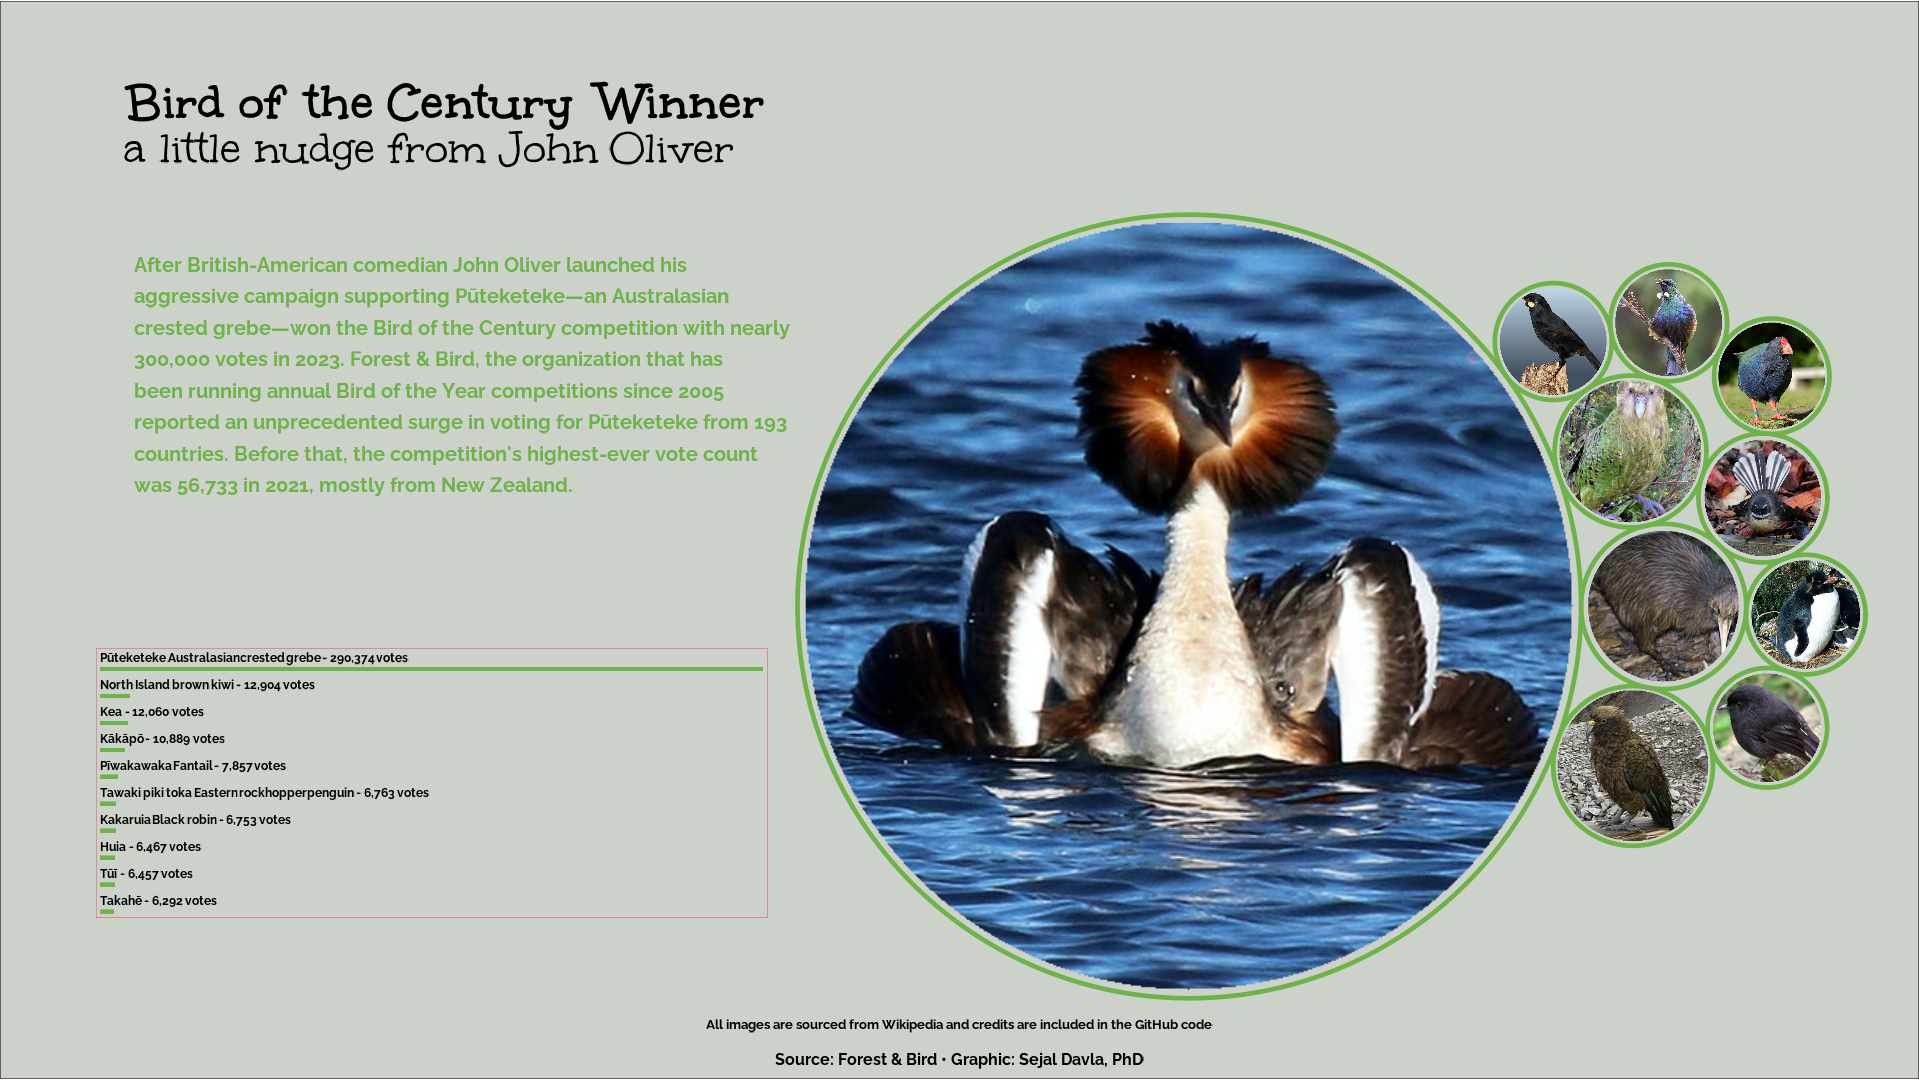

This figure's R source:
# load packages

library(tidyverse)
library(packcircles)
library(ggimage)
library(ggtext)
library(cropcircles)
library(cowplot)
library(sysfonts)
library(ragg)
library(showtext)


# data source: https://www.forestandbird.org.nz/resources/bird-century-winner-announced-puteketeke-pandemonium-prevails

df <- tibble(
  birds = c("Pūteketeke",
            "Kiwi",
            "Kea",
            "Kākāpō",
            "Fantail",
            "Eastern rockhopper penguin",
            "Black robin",
            "Huia",
            "Tūī",
            "Takahē"),
  label = c("Pūteketeke Australasian crested grebe",
            "North Island brown kiwi",
            "Kea",
            "Kākāpō",
            "Pīwakawaka Fantail",
            "Tawaki piki toka Eastern rockhopper penguin",
            "Kakaruia Black robin",
            "Huia",
            "Tūī",
            "Takahē"),
  votes = c(290374,
            12904,
            12060,
            10889,
            7857,
            6763,
            6753,
            6467,
            6457,
            6292),
  images = c("putkeke.png",
             "kiwi.png",
             "kea.png",
             "kakapo.png",
             "fantail.png",
             "penguin.png",
             "robin.png",
             "huia.png",
             "tui.png",
             "takahe.png")
)

# fonts

font_add_google("Unkempt","unkempt", db_cache = FALSE)
font_add_google("Raleway","raleway", db_cache = FALSE)
showtext_auto()

# text

title_text <- "<span style='font-size:40pt'>**Bird of the Century Winner**</span><br><span style='font-size:35pt'>a little nudge from John Oliver</span>"

st_text <- str_wrap("After British-American comedian John Oliver launched his aggressive campaign 
                    supporting Pūteketeke—an Australasian crested grebe—won the Bird of the Century competition with 
                    nearly 300,000 votes in 2023. Forest & Bird, the organization that has been 
                    running annual Bird of the Year competitions since 2005 reported an unprecedented 
                    surge in voting for Pūteketeke from 193 countries. Before that, the competition's 
                    highest-ever vote count was 56,733 in 2021, mostly from New Zealand.", 65)
  
caption <- "Source: Forest & Bird • Graphic: Sejal Davla, PhD"

st2_text <- "All images are sourced from Wikipedia and credits are included in the GitHub code"


# plot

packing <- circleProgressiveLayout(df$votes, sizetype='area') 
data <- cbind(df, packing)
dat.gg <- circleLayoutVertices(packing, npoints=10000)


p1 <- ggplot() + 
  #geom_text(data = data, aes(x, y, size=votes, label = birds)) +
  geom_image(data = data, aes(x, y, image = circle_crop(images)),
             size = ifelse(data$birds %in% c("Kiwi", "Kea"), 0.175,
                           ifelse(data$birds == "Kākāpō", 0.165, 
                                  ifelse(data$birds %in% c("Eastern rockhopper penguin","Black robin"), 0.126,
                                         ifelse(data$birds %in% c("Huia","Tūī","Takahē"), 0.124, 
                                                ifelse(data$birds == "Fantail",0.135, 0.89)))))) +
  geom_polygon(data = dat.gg, aes(x, y, group = id),
               color = "#6fb14a",
               fill = NA,
               linewidth = 1.5,
               position = position_jitter()) +
  scale_size_continuous(range = c(2,5)) +
  coord_equal() +
  labs(title = title_text) +
  theme_void() +
  theme(legend.position="none",
        plot.title = element_textbox(family = "unkempt",
                                     margin = margin(2,0,0,-15,"cm")),
        plot.background = element_rect(fill = "#ccd2ca"),
        plot.margin = margin(0,0,1,18,"cm"))


p2 <- data |>
  mutate(label_new = paste0(label, " - ", scales::comma(votes), " votes"),
         label_new = forcats::fct_reorder(label_new, desc(votes))) |> 
  ggplot(aes(x = votes, y = label)) +
  geom_col(fill = "#6fb14a",
           width = 1.5) +
  coord_cartesian(expand = FALSE) +
  facet_wrap(~label_new, 
             ncol = 1,
             scales = "free_y") +
  theme_void(base_family = "raleway") +
  theme(plot.background = element_rect(fill = "#ccd2ca",
                                       margin(10,10,10,10)),
        strip.text = element_textbox(hjust = 0,
                                     vjust = 0.5,
                                     margin = margin(1, 0, 1, 0),
                                     face = "bold"),
        plot.margin = margin(0.1,0.1,0.1,0.1,"cm"))


birds_17 <- ggdraw() +
  draw_plot(p1) +
  draw_plot(p2, x = 0.05, y = 0.15, width = 0.35, height = 0.25) +
  draw_plot_label(st_text,
                  hjust = 0,
                  x = 0.07,
                  y = 0.87,
                  size = 15,
                  color = "#6fb14a",
                  family = "raleway") +
  draw_plot_label(caption, 
                  x = 0.5, 
                  y = 0.03,
                  hjust = 0.5,
                  size = 12,
                  family = "raleway") +
  draw_plot_label(st2_text,
                  x = 0.5, 
                  y = 0.06,
                  hjust = 0.5,
                  size = 10,
                  family = "raleway")
